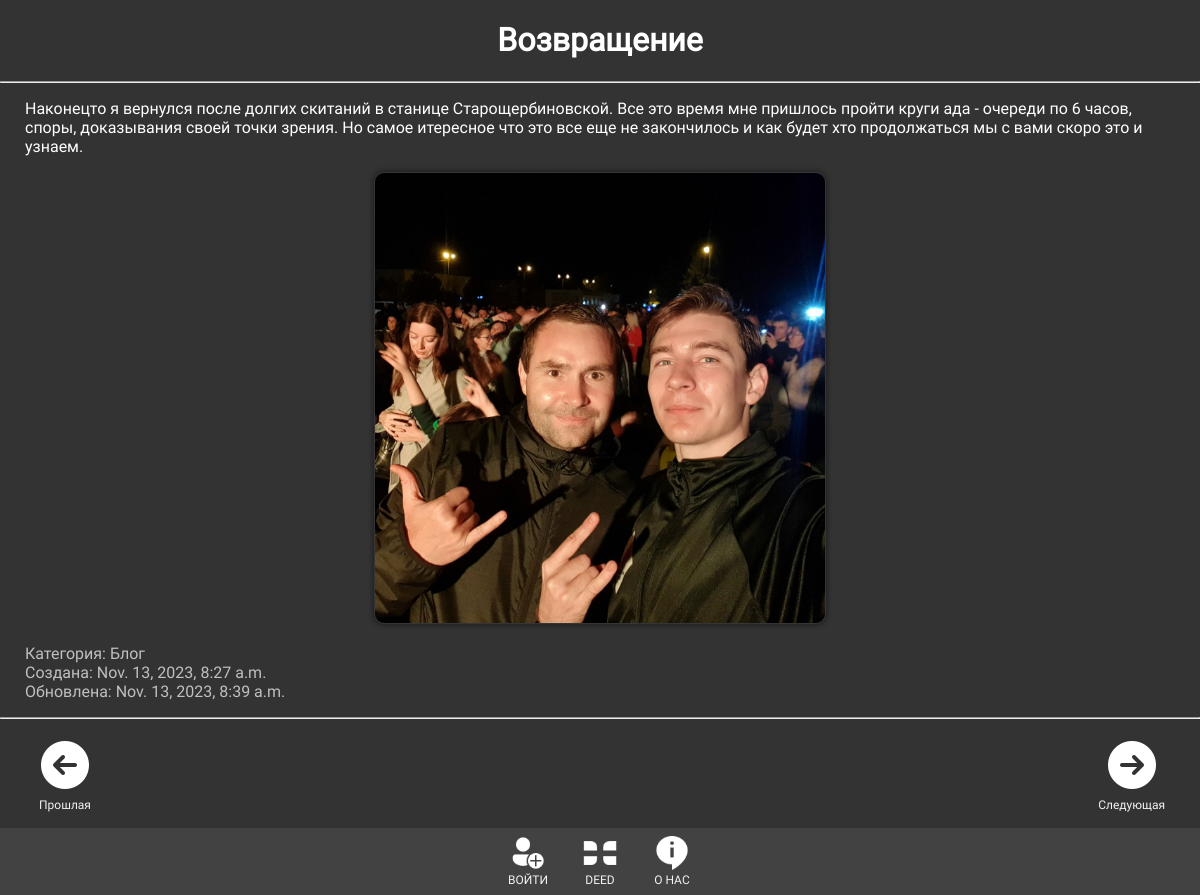
The page /post/yra-ya-vernulsya/ on the database its author committed.
### main_deed/models.py (models this page shows, shortened)
class DeedArticles(models.Model):
    title = models.CharField(max_length=30, verbose_name='Заголовок')
    slug = models.SlugField(max_length=255, unique=True, db_index=True, verbose_name='URL')
    content = models.TextField(blank=True, verbose_name='Текст')
    photo = models.ImageField(upload_to="photos/%artmain/", verbose_name='Фото')
    time_create = models.DateTimeField(auto_now_add=True, verbose_name='Время создания')
    time_update = models.DateTimeField(auto_now=True, verbose_name='Время изменения')
    is_published = models.BooleanField(default=True)
    cat = models.ForeignKey('Category', on_delete=models.PROTECT, verbose_name='Категория')
    def __str__(self):
        return self.title
    def get_absolute_url(self):
        return reverse('post', kwargs={'post_slug': self.slug})
    class Meta:
        verbose_name = "Статья в разделе \'О нас\'"
        verbose_name_plural = "Статьи в разделе \'О нас\'"
        ordering = ['-time_create', 'title']

class Category(models.Model):
    name = models.CharField(max_length=100, db_index=True, verbose_name='Категория')
    slug = models.SlugField(max_length=255, unique=True, db_index=True, verbose_name='URL')
    def __str__(self):
        return self.name
    class Meta:
        verbose_name = 'Категория'
        verbose_name_plural = 'Категории'

### main_deed/views.py (the view)
# urls.py: path('post/<slug:post_slug>/', ShowPost.as_view(), name='post'),
class ShowPost(DataMixin, DetailView):
    model = DeedArticles
    template_name = 'main_deed/article.html'
    context_object_name = 'article'
    slug_url_kwarg = 'post_slug'
    def get_context_data(self, *, object_list=None, **kwargs):
        articles = list(self.model.objects.filter(is_published=True))
        art_index = articles.index(self.model.objects.filter(slug=self.kwargs['post_slug'])[0])
        near_articles = {
        'last': None if art_index == len(articles)-1 else articles[art_index+1],
        'next': None if art_index == 0 else articles[art_index-1],
        }
        context = super().get_context_data(**kwargs)
        c_def = self.get_user_context(title=context['article'],
                                      near_articles=near_articles,
                                      )
        return dict(list(context.items()) + list(c_def.items()))
    def get_queryset(self):
        return self.model.objects.filter(is_published=True)

### main_deed/templatetags/main_deed_tags.py (called while the page is built)
@register.simple_tag()
def get_menu():
    menu = [
        {'title': 'ВОЙТИ', 'url_name': 'login', 'src_img': 'main_deed/images/login.png'},
        {'title': 'DEED', 'url_name': 'main', 'src_img': 'main_deed/images/deed.png'},
        {'title': 'О НАС', 'url_name': 'about', 'src_img': 'main_deed/images/about.png'},
    ]
    return menu

### main_deed/utils.py (called while the page is built)
    def get_user_context(self, **kwargs):
        context = kwargs
        cats = Category.objects.annotate(Count('deedarticles')) # изменить, сделать проверку если есть хотя бы одна статья
        context['cats'] = cats
        context['show_add_article'] = self.request.user.is_authenticated
        if 'cat_selected' not in context:
            context['cat_selected'] = 0
        return context

### main_deed/templates/main_deed/article.html
{% extends 'main_deed/base.html' %}
{% load static %}
{% block content %}
<div class="textarticle">
        <h1 align="center">{{ article.title }}</h1>
        <hr>
    <p>{{ article.content|linebreaks }}</p>
    {% if article.photo %}
        <p align="center"><img class="img-article" src={{ article.photo.url }}></p>
    {% endif %}
    <p class="date">Категория: {{ article.cat }}<br>
        Создана: {{ article.time_create }}<br>
        Обновлена: {{ article.time_update }}
    </p>
    <hr>
</div>
<div class="btm left">
    {% if near_articles.last %}
        <a href="{{ near_articles.last.get_absolute_url }}">
            <img src="{% static 'main_deed/images/icon-last.png' %}">
            <br>Прошлая
        </a>
    {% endif %}
</div>
<div class="btm right">
        {% if near_articles.next %}
            <a href="{{ near_articles.next.get_absolute_url }}">
                <img src="{% static 'main_deed/images/icon-next.png' %}">
                <br>Следующая
            </a>
        {% endif %}
</div>
{% endblock %}

### main_deed/static/main_deed/css/styles.css (style rules this page uses)
html, body { font-family: Roboto; margin: 0; padding: 0; height: 100%; color: #fff; background: #333; }
.textarticle { overflow: hidden; width: 100%; text-align: left; }
.textarticle h1, h2, h3, p, hr { padding-left: 25px; padding-right: 25px; }
.textarticle img { -webkit-box-shadow: 0 0 5px 1px #1e1e1e; border: 1px solid #353535; border-radius: 10px; }
.img-article { max-width: 75%; max-height: 450px; }
.date { color: #c0c0c0; }
.navbar a, .soc-net a, .categories a, .btm a { float: none; display: inline-block; color: #f2f2f2; padding: 8px 10px; text-decoration: none; font-size: 12px; }
.btm.left, .btm.right { text-align: center; padding: 0px 25px 75px 25px; }
.btm.left { float: left; }
.btm.right { float: right; }

### rows shown on the page
DeedArticles: title "Возвращение", content "Наконецто я вернулся после долгих скитаний в станице Старощербиновской. Все это время мне пришлось пройти круги ада - очереди по 6 часов, споры, доказывания своей точки зрения. Но самое итересное что это все еще не закончилось и как будет хто продолжаться мы с вами скоро это и узнаем.", photo (picture), cat "Блог", time_create "Nov. 13, 2023, 8:27 a.m.", time_update "Nov. 13, 2023, 8:39 a.m."

### other values the page prints
{{ m.title }} "ВОЙТИ" "DEED" "О НАС"
